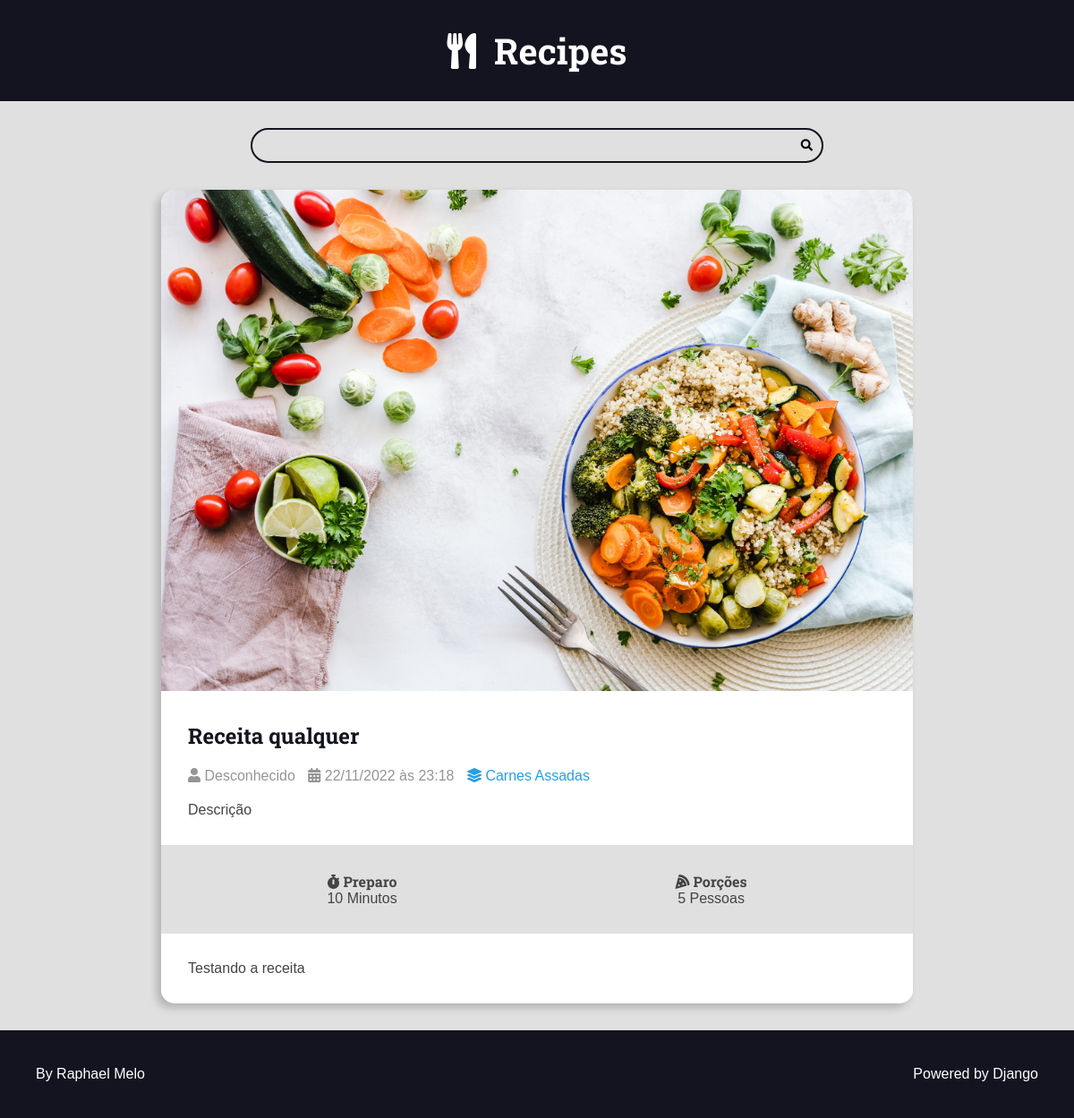
The app's page /recipes/24/ with its own data.
### recipes/models.py (models this page shows, shortened)
class Recipe(models.Model):
    title = models.CharField(max_length=65)
    description = models.CharField(max_length=165)
    slug = models.SlugField(unique=True)
    preparation_time = models.IntegerField()
    preparation_time_unit = models.CharField(max_length=65)
    servings = models.IntegerField()
    servings_unit = models.CharField(max_length=65)
    preparation_steps = models.TextField()
    preparation_steps_is_html = models.BooleanField(default=False)
    created_at = models.DateTimeField(auto_now_add=True)
    updated_at = models.DateTimeField(auto_now=True)
    is_published = models.BooleanField(default=False)
    cover = models.ImageField(upload_to='recipes/covers/%Y/%m/%d/', blank=True, default='recipes/covers/default/default.jpg')
    category = models.ForeignKey(
        Category, on_delete=models.SET_NULL, null=True, blank=True, default=None
    )
    author = models.ForeignKey(
        User, on_delete=models.SET_NULL, null=True, blank=True
    )

class Category(models.Model):
    name = models.CharField(max_length=65)

### recipes/views.py (the view)
# urls.py: path('recipes/<int:id>/', views.recipe, name="recipe"),
def recipe(request, id):
    recipe = get_object_or_404(
        Recipe,
        id=id,
        is_published=True
    )
    return render(request, 'recipes/pages/recipe-view.html', context={
        'recipe': recipe,
        'is_detail_page': True,
    })

### recipes/templates/recipes/pages/recipe-view.html (shortened to what this page needs)
{% extends 'global/base.html' %}
{% block content %}
    <div class="main-content main-content-detail container">
        {% include 'recipes/partials/recipe.html' %}
    </div>
{% endblock %}

### recipes/templates/recipes/partials/recipe.html (shortened to what this page needs)
<div class="recipe recipe-list-item">
    <div class="recipe-cover">
        <a href="{% url 'recipes:recipe' recipe.id %}">
            {% if recipe.cover.url %}
                <img src="{{ recipe.cover.url }}" alt="Temporário">
            {% endif %}
        </a>
    </div>
    <div class="recipe-title-container">
        <h2 class="recipe-title">
            <a href="{% url 'recipes:recipe' recipe.id %}">
                {{ recipe.title }}
            </a>
        </h2>
    </div>
    <div class="recipe-author">
            <span class="recipe-author-item">
                <i class="fas fa-user"></i>
                {% if recipe.author is not None %}
                    {% if recipe.author.first_name %}
                        {{ recipe.author.first_name }} {{ recipe.author.last_name }}
                    {% else %}
                        {{ recipe.author.username }}
                    {% endif %}
                {% else %}
                    Desconhecido
                {% endif %}
            </span>
        <span class="recipe-author-item">
            <i class="fas fa-calendar-alt"></i>
            {{ recipe.created_at|date:"d/m/Y" }} às {{ recipe.created_at|date:"H:i" }}
        </span>
        {% if recipe.category is not None %}
            <span class="recipe-author-item">
                <a href="{% url 'recipes:category' recipe.category.id %}">
                    <i class="fas fa-layer-group"></i>
                    <span>{{ recipe.category.name }}</span>
                </a>
            </span>
        {% endif %}
    </div>
    <div class="recipe-content">
        <p>{{ recipe.description }}</p>
    </div>
    <div class="recipe-meta-container">
        <div class="recipe-meta recipe-preparation">
            <h3 class="recipe-meta-title"><i class="fas fa-stopwatch"></i> Preparo</h3>
            <div class="recipe-meta-text">
                {{ recipe.preparation_time }} {{ recipe.preparation_time_unit }}
            </div>
        </div>
        <div class="recipe-meta recipe-servings">
            <h3 class="recipe-meta-title"><i class="fas fa-pizza-slice"></i> Porções</h3>
            <div class="recipe-meta-text">
                {{ recipe.servings }} {{ recipe.servings_unit }}
            </div>
        </div>
    </div>
    {% if is_detail_page is True %}
        <div class="preparation-steps">
            {% if recipe.preparation_steps_is_html is True %}
                {{ recipe.preparation_steps|safe }}
            {% else %}
                {{ recipe.preparation_steps|linebreaksbr }}
            {% endif %}
        </div>
    {% endif %}
</div>

### recipes/static/recipes/css/styles.css (style rules this page uses)
:root { --color-primary: #269fe6; --color-primary-hover: #2086c2; --color-primary-dark: #13141f; --color-primary-dark-hover: #212336; --color-primary-light: #d4ecfa; --color-primary-light-hover: #bdd8e7; --color-white: #fff; --color-black: #000; --color-dark-text: #444; --color-info-light: #cce5ff; --color-debug-light: #cce5ff; --color-success-light: #d4edda; --color-alert-light: #fff3cd; --color-warning-light: #fff3cd; --color-error-light: #f8d7da; --color-info-dark: #4d86c4; --color-debug-dark: #4d86c4; --color-success-dark: #4a9c5d; --color-alert-dark: #927f40; --color-warning-dark: #927f40; --color-error-dark: #da525d; --color-gray-0: #f9f9f9; --color-gray-1: #e0e0e0; --color-gray-2: #c7c7c7; --color-gray-3: #aeaeae; --color-gray-4: #959595; --color-gray-5: #7d7d7d; --color-gray-6: #646464; --color-gray-7: #4b4b4b; --color-gray-8: #323232; --color-gray-9: #191919; --font-primary: sans-serif; --font-headings: 'Roboto Slab', serif; --spacing-gutter-medium: 3rem; --spacing-gutter-large: 4rem; }
* { margin: 0; padding: 0; box-sizing: border-box; }
html { font-size: 62.5%; }
body { font-size: 1.6rem; font-family: var(--font-primary); background: var(--color-gray-1); color: var(--color-dark-text); }
h1, h2, h3, h4, h5, h6 { font-family: var(--font-headings); }
.container { max-width: 144rem; margin: 0 auto; padding: var(--spacing-gutter-medium); }
.main-content { padding-top: 0; }
.recipe { background: var(--color-white); box-shadow: -5px 5px 10px rgba(0, 0, 0, .2); transform: scale(1); transition: all 300ms ease-in-out; border-radius: 1.5rem; overflow: hidden; }
.recipe img { max-width: 100%; }
.recipe-list-item { max-width: 64rem; height: fit-content; }
.recipe-title-container { padding: var(--spacing-gutter-medium); padding-bottom: 2rem; }
.recipe-title-container a { text-decoration: none; color: var(--color-primary-dark); }
.recipe-author { padding: 0 var(--spacing-gutter-medium); }
.recipe-content { padding: var(--spacing-gutter-medium); padding-top: 2rem; }
.recipe-author-item { color: var(--color-gray-4); margin-right: 1rem; }
.recipe-author a { color: var(--color-primary); transition: all 300ms ease-in-out; text-decoration: none; }
.recipe-meta-container { display: flex; flex-flow: row wrap; padding: var(--spacing-gutter-medium); background: var(--color-gray-1); }
.recipe-meta { display: flex; flex-flow: column nowrap; flex-shrink: 1; flex-grow: 1; text-align: center; }
.recipe-meta-title { font-size: 1.6rem; }
.main-content-detail .recipe-list-item { max-width: 84rem; margin: 0 auto; }
.preparation-steps { padding: var(--spacing-gutter-medium); }

### records on screen
Recipe: cover (picture), title "Receita qualquer", created_at "22/11/2022", created_at "23:18", category.name "Carnes Assadas", description "Descrição", preparation_time "10", preparation_time_unit "Minutos", servings "5", servings_unit "Pessoas", preparation_steps "Testando a receita"
